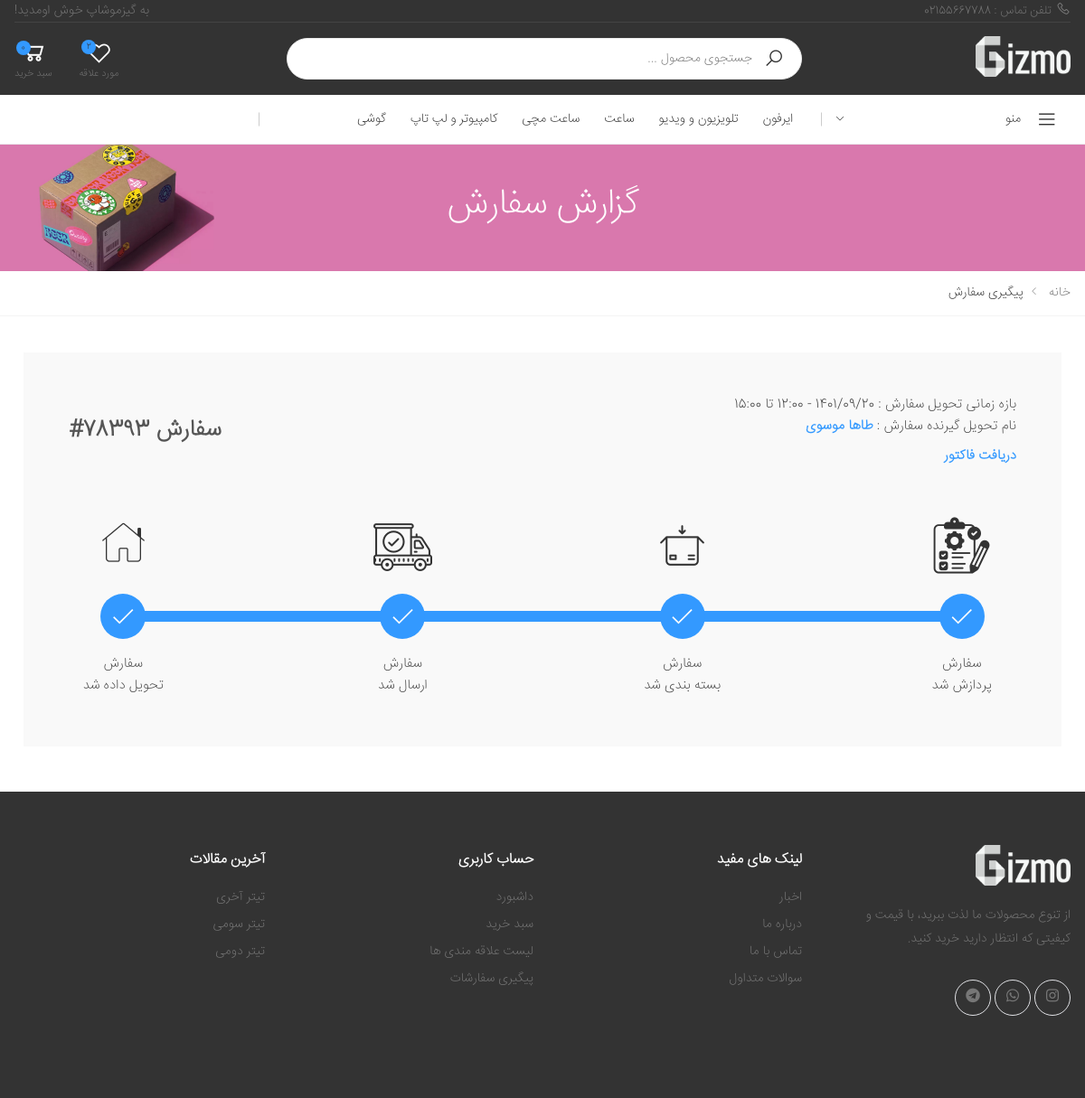
/orders/4/ (signed in), run on the app's committed database.
### stuff/models.py (models this page shows, shortened)
class Category(models.Model):
    sub_category = models.ForeignKey('self',on_delete=models.CASCADE, related_name='scategory',null=True,blank=True)
    is_sub = models.BooleanField(default=False)
    name = models.CharField(max_length=200)
    slug = models.SlugField(max_length=200,unique=True)
    class Meta:
        ordering = ('name',)
        verbose_name = 'category'
        verbose_name_plural = 'categories'
    def get_absolute_url(self):
        return reverse('stuff:category_detail',args=[self.id,1])

### accounts/models.py (models this page shows, shortened)
class User(AbstractBaseUser):
    phoneNumber = models.CharField(unique=True, max_length=11)
    full_name = models.CharField(max_length=100, null=True, blank=True)
    is_admin = models.BooleanField(default=False)
    is_active = models.BooleanField(default=True)
    email = models.EmailField(unique=True)
    profile = models.OneToOneField(ProfileUser,on_delete=models.SET_NULL,blank=True,null=True,related_name="user")
    can_change_password = models.BooleanField(default=False)
    code = models.IntegerField(blank=True,null=True)
    wishlist = models.ManyToManyField(Product,blank=True,related_name ="wishlist")
    informing = models.ManyToManyField(Product,blank=True,related_name ="informing")
    USERNAME_FIELD = 'phoneNumber'
    objects = MyUserManager()

### orders/models.py (models this page shows, shortened)
class Order(models.Model):
    user = models.ForeignKey(settings.AUTH_USER_MODEL,on_delete=models.CASCADE,related_name='orders')
    created = models.DateTimeField(auto_now_add=True)
    updated = models.DateTimeField(auto_now=True)
    paid = models.BooleanField(default=False)
    discount = models.IntegerField(blank=True,null=True,default=None)
    address = models.ForeignKey(Address,on_delete=models.CASCADE,blank=True,null=True,default=None)
    processed = models.BooleanField(default=False)
    packing = models.BooleanField(default=False)
    shipped = models.BooleanField(default=False)
    deliveried = models.BooleanField(default=False)
    class Meta:
        ordering = ('-created',)
    def get_order_number(self):
        order_id = self.id
        order_num = abs(hash(self.created)) % (10 ** 5)
        order_num_str = str(order_num).zfill(5)
        return order_num_str

### blog/models.py (models this page shows, shortened)
class Article(models.Model):
    status_ch = (
        ('p' , "انتشار یافته"),
        ('d', "پیش نویس"),
        ('i', "در انتظار انتشار"),
        ('b',"برگشت داده شده"),
    )
    title = models.CharField(max_length=50,verbose_name="تیتر")
    text = models.TextField(verbose_name="متن")
    Author = models.ForeignKey(User,on_delete=models.CASCADE,related_name="articles",verbose_name="نویسنده")
    Cover = models.ImageField(upload_to="images",null=True,blank=True,verbose_name="تصویر")
    drafted = models.DateTimeField(auto_now_add=True,verbose_name="تاریخ پیش نویس")
    publish = models.DateTimeField(default=timezone.now,verbose_name="تاریخ انتشار")
    update = models.DateTimeField(auto_now=True,verbose_name="تاریخ آپدیت")
    slug = models.SlugField(max_length=40, unique = True,verbose_name="آدرس")
    status = models.CharField(max_length=1,choices = status_ch,verbose_name="وضعیت")
    Category = models.ManyToManyField(Category,related_name = "articles",verbose_name="دسته بندی")
    views = models.PositiveIntegerField(default=0, verbose_name="تعداد بازدید")
    is_for_landing = models.BooleanField(default=False)
    objects = ArticleManager()
    def get_absolute_url(self):
        return reverse("blog:article",args=[self.slug])
    def shamsi_date(self):
        return jalali_converter(self.publish)
    shamsi_date.short_description = "publish"

### orders/views.py (the view)
# urls.py: path('',detail,name='detail'),
@login_required
def detail(request,order_id):
    Info = InformationsForTemplate(request)
    form = CouponForm
    order = get_object_or_404(Order,id=order_id)
    Info['order'] = order
    Info['form'] = form
    if (order.user != request.user) and not(request.user.is_admin):
        return render(request,'facades/404.html', Info)
    if order.paid :
        return render(request,'orders/trackOrders.html', Info)
    return render(request,'facades/404.html', Info)

### orders/templates/orders/trackOrders.html (shortened to what this page needs)
{% extends 'facades/base.html' %}
{% load static %}
{% block css %}
{% include 'facades/parts/css.html' %}
{% endblock %}
{% block main %}
        <main class="main">
            <div class="page-header text-center" style="background-image: url({% static 'facades/images/tracking.png' %})">
                <div class="container">
                    <h1 class="page-title" style="color:#ffffff">گزارش سفارش</h1>
                </div>
            </div>
            <nav aria-label="breadcrumb" class="breadcrumb-nav">
                <div class="container">
                    <ol class="breadcrumb">
                        <li class="breadcrumb-item"><a href="{% url 'facades:home' %}">خانه</a></li>
                        <li class="breadcrumb-item active" aria-current="page">پیگیری سفارش</li>
                    </ol>
                </div>
            </nav>
            <div class="page-content">
                <div class="container">
                    <div class="trackorder-content col-md-12">
                        <div class="trackorder-inner">
                            <div class="trackorder-top">
                                <div class="trackorder-detail">
                                    <div>بازه زمانی تحویل سفارش : 1401/09/20 - 12:00 تا 15:00</div>
                                    <div>نام تحویل گیرنده سفارش : <span>{{request.user.full_name}}</span></div>
                                    <div><a href="{% url 'orders:factor' order.id %}"><span>دریافت فاکتور</span></a></div>
                                </div>
                                <h2 class="trackorder-id">سفارش {{order.get_order_number}}#</h2>
                            </div>
                            <div class="trackorder-bottom">
                                <div class="trackorder-progress">
                                    <ul class="trackorder-progressbar">
                                        <li class="trackorder-step {% if order.processed %} active {% endif %}"><span class="track-icon"> <img
                                                    src="{% static 'facades/images/track%20order/processed.png' %}"
                                                    alt="track_order"></span><span
                                                class="progressbar-track"></span><span class="track-title">{% if order.processed %}سفارش
                                                <br>پردازش شد
                                                {% endif %}</span></li>
                                        <li class="trackorder-step {% if order.packing %} active {% endif %}"><span class="track-icon"> <img
                                                    src="{% static 'facades/images/track%20order/packing.png' %}"
                                                    alt="track_order"></span><span
                                                class="progressbar-track"></span><span class="track-title">{% if order.packing %}سفارش
                                                <br>بسته بندی شد{% endif %}
                                                </span></li>
                                        <li class="trackorder-step {% if order.shipped %} active {% endif %}"><span class="track-icon"> <img
                                                    src="{% static 'facades/images/track%20order/shipped.png' %}"
                                                    alt="track_order"></span><span
                                                class="progressbar-track"></span><span class="track-title">{% if order.shipped %}سفارش
                                                <br>ارسال شد{% endif %}
                                                </span></li>
                                        <li class="trackorder-step {% if order.deliveried %} active {% endif %}"><span class="track-icon"> <img
                                                    src="{% static 'facades/images/track%20order/deliveried.png' %}"
                                                    alt="track_order"></span><span
                                                class="progressbar-track"></span><span class="track-title">{% if order.deliveried %}سفارش
                                                <br> تحویل داده شد {% endif %}</span></li>
                                    </ul>
                                </div>
                            </div>
                        </div>
                    </div>
                </div>
            </div>
        </main>
{% endblock %}

### facades/templates/facades/parts/black_header.html (shortened to what this page needs)
{% load static %}
<header class="header header-intro-clearance header-3">
    <div class="header-top">
        <div class="container">
                    <div class="header-left">
                        <a href=""><i class="icon-phone"></i>تلفن تماس : 02155667788</a>
                    </div>
                    <div class="header-right">
                        <ul class="top-menu">
                            <li>
                                <ul>
                                    <li><p> به گیزموشاپ خوش اومدید! </li></p>
                                </ul>
                            </li>
                        </ul>
                    </div>
                </div>
    </div>
    <div class="header-middle" style="height: 8rem;">
        <div class="container" style="height: 8rem;">
            <div class="header-left">
                <a href="{% url 'facades:home' %}" class="logo">
                    <img src="{% static 'facades/images/gizmo_dark_typo01.png' %}" alt="Logo image" width="105" height="25">
                </a>
            </div>
            <div class="header-center">
                <div class="header-search header-search-extended header-search-visible d-none d-lg-block">
                    <form action="{% url 'stuff:product_search' 1 %}" method="GET">
                      <div class="header-search-wrapper search-wrapper-wide">
                        <button class="btn btn-primary" type="submit"><i class="icon-search"></i></button>
                        <input type="search" class="form-control" name="query" id="query" placeholder="جستجوی محصول ..." required>
                      </div>
                    </form>
                  </div>
            </div>
            <div class="header-right">
              {% if request.user.is_authenticated %}
              <div class="wishlist">
                            <a href="{% url 'stuff:showWishList' 1 %}" title="لیست محصولات مورد علاقه شما">
                                <div class="icon">
                                    <i class="icon-heart-o"></i>
                                    <span class="wishlist-count badge">{{wishlistAmount}}</span>
                                </div>
                                <p>مورد علاقه</p>
                            </a>
                  </div>
                <div class="dropdown cart-dropdown">
                    <a href="{% url 'cart:detail' %}" class="dropdown-toggle" role="button" data-toggle="dropdown"
                        aria-haspopup="true" aria-expanded="false" data-display="static">
                        <div class="icon">
                            <i class="icon-shopping-cart"></i>
                            <span class="cart-count">{{cart.get_count}}</span>
                        </div>
                        <p>سبد خرید</p>
                    </a>
                </div>
                {% endif %}
            </div>
        </div>
    </div>
    <div class="header-bottom sticky-header">
        <div class="container">
            <div class="header-left">
                <div class="dropdown category-dropdown">
                    <a href="#" class="dropdown-toggle" role="button" data-toggle="dropdown"
                        aria-haspopup="true" aria-expanded="false" data-display="static"
                        title="دسته بندی فروشگاه">
                        منو <i class="icon-angle-down"></i>
                    </a>
                </div>
            </div>
            <div class="header-center">
                <nav class="main-nav">
                    <ul class="menu sf-arrows">
                        {% for cat in allCategories %}
                        <li>
                            <a href="{{cat.get_absolute_url}}">{{cat.name}}</a>
                        </li>
                        {% endfor %}
                    </ul>
                </nav>
            </div>
            <div class="header-right">
            </div>
        </div>
    </div>
</header>

### facades/templates/facades/parts/footer.html (shortened to what this page needs)
{% load static %}
<footer class="footer footer-dark">
    <div class="footer-middle">
        <div class="container">
            <div class="row" >
                <div class="col-sm-6 col-lg-3" style="height: 25rem;">
                    <div class="widget widget-about" >
                        <img src="{% static 'facades/images/gizmo_dark_typo01.png' %}" class="footer-logo" alt="Footer Logo"
                            width="105" height="45" >
                        <p>از تنوع محصولات ما لذت ببرید، با قیمت و کیفیتی که انتظار دارید خرید کنید.</p>
                        <div class="social-icons" >
                            <a href="https://www.instagram.com/gizmoshop.ir/" class="social-icon" title="اینستاگرام" target="_blank"><i
                                  class="icon-instagram"></i></a>
                            <a href="#" class="social-icon" title="واتساپ" target="_blank"><i
                                    class="icon-whatsapp"></i></a>
                            <a href="#" class="social-icon" title="تلگرام" target="_blank"><i
                                    class="icon-telegram"></i></a>
                        </div>
                    </div>
                </div>
                <div class="col-sm-6 col-lg-3">
                    <div class="widget">
                        <h4 class="widget-title">لینک های مفید</h4>
                        <ul class="widget-list">
                            <li><a href="{% url 'blog:home_blog' %}">اخبار</a></li>
                            <li><a href="{% url 'facades:aboutUs' %}">درباره ما</a></li>
                            <li><a href="{% url 'facades:contact' %}">تماس با ما</a></li>
                            <li><a href="{% url 'facades:FAQ' %}">سوالات متداول</a></li>
                        </ul>
                    </div>
                </div>
                <div class="col-sm-6 col-lg-3">
                    <div class="widget">
                        <h4 class="widget-title">حساب کاربری</h4>
                        <ul class="widget-list">
                            <li><a href="{% url 'facades:dashboard' %}">داشبورد</a></li>
                            <li><a href="{% url "cart:detail" %}">سبد خرید</a></li>
                            <li><a href="{% url "stuff:showWishList" 1 %}">لیست علاقه مندی ها</a></li>
                            <li><a href="{% url "facades:dashboard" %}">پیگیری سفارشات</a></li>
                        </ul>
                    </div>
                </div>
                <div class="col-sm-6 col-lg-3">
                    <div class="widget">
                        <h4 class="widget-title">آخرین مقالات</h4>
                        <ul class="widget-list">
                            {% for article in footer_articles %}
                            <li><a href="{{article.get_absolute_url}}">{{article.title}}</a></li>
                            {% endfor %}
                        </ul>
                    </div>
                </div>
            </div>
        </div>
    </div>
</footer>

### data on the page
Category: name "ایرفون"
Category: name "تلویزیون و ویدیو"
Category: name "ساعت"
Category: name "ساعت مچی"
Category: name "کامپیوتر و لپ تاپ"
Category: name "گوشی"
User: user.full_name "طاها موسوی"
Order: get_order_number "78393"
Article: title "تیتر آخری"
Article: title "تیتر سومی"
Article: title "تیتر دومی"

### other printed values
{{ wishlistAmount }} "2"
{{ cart.get_count }} "0"
